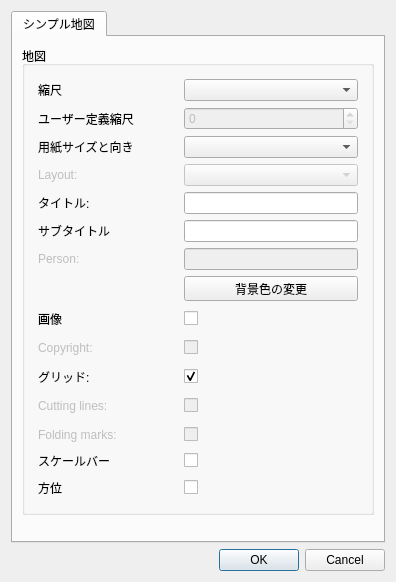
<?xml version="1.0" encoding="UTF-8"?>
<ui version="4.0">
 <class>EasyPrint</class>
 <widget class="QDialog" name="EasyPrint">
  <property name="geometry">
   <rect>
    <x>0</x>
    <y>0</y>
    <width>396</width>
    <height>582</height>
   </rect>
  </property>
  <property name="sizePolicy">
   <sizepolicy hsizetype="Preferred" vsizetype="Preferred">
    <horstretch>0</horstretch>
    <verstretch>0</verstretch>
   </sizepolicy>
  </property>
  <property name="windowTitle">
   <string>簡易印刷</string>
  </property>
  <layout class="QGridLayout" name="gridLayout_4">
   <item row="1" column="0">
    <widget class="QDialogButtonBox" name="buttonBox">
     <property name="orientation">
      <enum>Qt::Horizontal</enum>
     </property>
     <property name="standardButtons">
      <set>QDialogButtonBox::Cancel|QDialogButtonBox::Ok</set>
     </property>
    </widget>
   </item>
   <item row="0" column="0">
    <widget class="QTabWidget" name="tabWidget">
     <property name="currentIndex">
      <number>0</number>
     </property>
     <widget class="QWidget" name="tabSimpleMap">
      <attribute name="title">
       <string>シンプル地図</string>
      </attribute>
      <layout class="QGridLayout" name="gridLayout_16">
       <item row="0" column="0">
        <widget class="QGroupBox" name="groupBox_7">
         <property name="title">
          <string>地図</string>
         </property>
         <layout class="QGridLayout" name="gridLayout_2">
          <item row="0" column="0">
           <layout class="QGridLayout" name="gridLayout">
            <property name="sizeConstraint">
             <enum>QLayout::SetDefaultConstraint</enum>
            </property>
            <property name="leftMargin">
             <number>4</number>
            </property>
            <property name="topMargin">
             <number>4</number>
            </property>
            <property name="rightMargin">
             <number>4</number>
            </property>
            <property name="bottomMargin">
             <number>4</number>
            </property>
            <property name="horizontalSpacing">
             <number>50</number>
            </property>
            <item row="0" column="0">
             <widget class="QLabel" name="label">
              <property name="text">
               <string>縮尺</string>
              </property>
             </widget>
            </item>
            <item row="5" column="0">
             <widget class="QLabel" name="label_4">
              <property name="text">
               <string>サブタイトル</string>
              </property>
             </widget>
            </item>
            <item row="1" column="0">
             <widget class="QLabel" name="label_7">
              <property name="text">
               <string>ユーザー定義縮尺</string>
              </property>
             </widget>
            </item>
            <item row="8" column="1">
             <widget class="QCheckBox" name="legend">
              <property name="enabled">
               <bool>true</bool>
              </property>
              <property name="minimumSize">
               <size>
                <width>0</width>
                <height>23</height>
               </size>
              </property>
              <property name="text">
               <string/>
              </property>
             </widget>
            </item>
            <item row="4" column="0">
             <widget class="QLabel" name="label_3">
              <property name="text">
               <string>タイトル:</string>
              </property>
             </widget>
            </item>
            <item row="3" column="1">
             <widget class="QComboBox" name="layout">
              <property name="enabled">
               <bool>false</bool>
              </property>
             </widget>
            </item>
            <item row="11" column="0">
             <widget class="QLabel" name="label_28">
              <property name="text">
               <string>グリッド:</string>
              </property>
             </widget>
            </item>
            <item row="9" column="0">
             <widget class="QLabel" name="label_27">
              <property name="enabled">
               <bool>false</bool>
              </property>
              <property name="text">
               <string>Copyright: </string>
              </property>
             </widget>
            </item>
            <item row="12" column="1">
             <widget class="QCheckBox" name="cuttinglines">
              <property name="enabled">
               <bool>false</bool>
              </property>
              <property name="minimumSize">
               <size>
                <width>0</width>
                <height>23</height>
               </size>
              </property>
              <property name="text">
               <string/>
              </property>
             </widget>
            </item>
            <item row="12" column="0">
             <widget class="QLabel" name="label_29">
              <property name="enabled">
               <bool>false</bool>
              </property>
              <property name="text">
               <string>Cutting lines: </string>
              </property>
             </widget>
            </item>
            <item row="2" column="0">
             <widget class="QLabel" name="label_2">
              <property name="text">
               <string>用紙サイズと向き</string>
              </property>
             </widget>
            </item>
            <item row="8" column="0">
             <widget class="QLabel" name="label_26">
              <property name="enabled">
               <bool>true</bool>
              </property>
              <property name="text">
               <string>画像</string>
              </property>
             </widget>
            </item>
            <item row="13" column="0">
             <widget class="QLabel" name="label_30">
              <property name="enabled">
               <bool>false</bool>
              </property>
              <property name="text">
               <string>Folding marks: </string>
              </property>
             </widget>
            </item>
            <item row="5" column="1">
             <widget class="QLineEdit" name="subtitle">
              <property name="enabled">
               <bool>true</bool>
              </property>
              <property name="text">
               <string/>
              </property>
             </widget>
            </item>
            <item row="2" column="1">
             <widget class="QComboBox" name="printFormat"/>
            </item>
            <item row="3" column="0">
             <widget class="QLabel" name="label_5">
              <property name="enabled">
               <bool>false</bool>
              </property>
              <property name="text">
               <string>Layout: </string>
              </property>
             </widget>
            </item>
            <item row="13" column="1">
             <widget class="QCheckBox" name="foldingmarks">
              <property name="enabled">
               <bool>false</bool>
              </property>
              <property name="minimumSize">
               <size>
                <width>0</width>
                <height>23</height>
               </size>
              </property>
              <property name="text">
               <string/>
              </property>
             </widget>
            </item>
            <item row="6" column="0">
             <widget class="QLabel" name="label_6">
              <property name="enabled">
               <bool>false</bool>
              </property>
              <property name="text">
               <string>Person: </string>
              </property>
             </widget>
            </item>
            <item row="11" column="1">
             <widget class="QCheckBox" name="grids">
              <property name="enabled">
               <bool>true</bool>
              </property>
              <property name="minimumSize">
               <size>
                <width>0</width>
                <height>23</height>
               </size>
              </property>
              <property name="text">
               <string/>
              </property>
              <property name="checked">
               <bool>true</bool>
              </property>
              <property name="tristate">
               <bool>false</bool>
              </property>
             </widget>
            </item>
            <item row="0" column="1">
             <widget class="QComboBox" name="printScale"/>
            </item>
            <item row="4" column="1">
             <widget class="QLineEdit" name="title">
              <property name="text">
               <string/>
              </property>
              <property name="readOnly">
               <bool>false</bool>
              </property>
             </widget>
            </item>
            <item row="6" column="1">
             <widget class="QLineEdit" name="person">
              <property name="enabled">
               <bool>false</bool>
              </property>
             </widget>
            </item>
            <item row="9" column="1">
             <widget class="QCheckBox" name="copyright">
              <property name="enabled">
               <bool>false</bool>
              </property>
              <property name="minimumSize">
               <size>
                <width>0</width>
                <height>23</height>
               </size>
              </property>
              <property name="text">
               <string/>
              </property>
             </widget>
            </item>
            <item row="1" column="1">
             <widget class="QSpinBox" name="userScale">
              <property name="enabled">
               <bool>false</bool>
              </property>
             </widget>
            </item>
            <item row="14" column="0">
             <widget class="QLabel" name="label_9">
              <property name="text">
               <string>スケールバー</string>
              </property>
             </widget>
            </item>
            <item row="7" column="0">
             <widget class="QLabel" name="map_background">
              <property name="text">
               <string/>
              </property>
             </widget>
            </item>
            <item row="14" column="1">
             <widget class="QCheckBox" name="scalebar">
              <property name="text">
               <string/>
              </property>
             </widget>
            </item>
            <item row="7" column="1">
             <widget class="QToolButton" name="map_background_button">
              <property name="sizePolicy">
               <sizepolicy hsizetype="Preferred" vsizetype="Fixed">
                <horstretch>0</horstretch>
                <verstretch>0</verstretch>
               </sizepolicy>
              </property>
              <property name="text">
               <string>背景色の変更</string>
              </property>
             </widget>
            </item>
            <item row="15" column="0">
             <widget class="QLabel" name="label_34">
              <property name="text">
               <string>方位</string>
              </property>
             </widget>
            </item>
            <item row="15" column="1">
             <widget class="QCheckBox" name="crsdesc">
              <property name="minimumSize">
               <size>
                <width>0</width>
                <height>23</height>
               </size>
              </property>
              <property name="text">
               <string/>
              </property>
             </widget>
            </item>
           </layout>
          </item>
         </layout>
        </widget>
       </item>
       <item row="1" column="0">
        <spacer name="verticalSpacer_2">
         <property name="orientation">
          <enum>Qt::Vertical</enum>
         </property>
         <property name="sizeType">
          <enum>QSizePolicy::Expanding</enum>
         </property>
         <property name="sizeHint" stdset="0">
          <size>
           <width>20</width>
           <height>40</height>
          </size>
         </property>
        </spacer>
       </item>
      </layout>
     </widget>
    </widget>
   </item>
  </layout>
 </widget>
 <tabstops>
  <tabstop>tabWidget</tabstop>
  <tabstop>printScale</tabstop>
  <tabstop>userScale</tabstop>
  <tabstop>printFormat</tabstop>
  <tabstop>layout</tabstop>
  <tabstop>title</tabstop>
  <tabstop>subtitle</tabstop>
  <tabstop>person</tabstop>
  <tabstop>map_background_button</tabstop>
  <tabstop>legend</tabstop>
  <tabstop>copyright</tabstop>
  <tabstop>grids</tabstop>
  <tabstop>cuttinglines</tabstop>
  <tabstop>foldingmarks</tabstop>
  <tabstop>scalebar</tabstop>
  <tabstop>crsdesc</tabstop>
 </tabstops>
 <resources/>
 <connections>
  <connection>
   <sender>buttonBox</sender>
   <signal>accepted()</signal>
   <receiver>EasyPrint</receiver>
   <slot>accept()</slot>
   <hints>
    <hint type="sourcelabel">
     <x>248</x>
     <y>254</y>
    </hint>
    <hint type="destinationlabel">
     <x>157</x>
     <y>274</y>
    </hint>
   </hints>
  </connection>
  <connection>
   <sender>buttonBox</sender>
   <signal>rejected()</signal>
   <receiver>EasyPrint</receiver>
   <slot>reject()</slot>
   <hints>
    <hint type="sourcelabel">
     <x>316</x>
     <y>260</y>
    </hint>
    <hint type="destinationlabel">
     <x>286</x>
     <y>274</y>
    </hint>
   </hints>
  </connection>
 </connections>
</ui>
